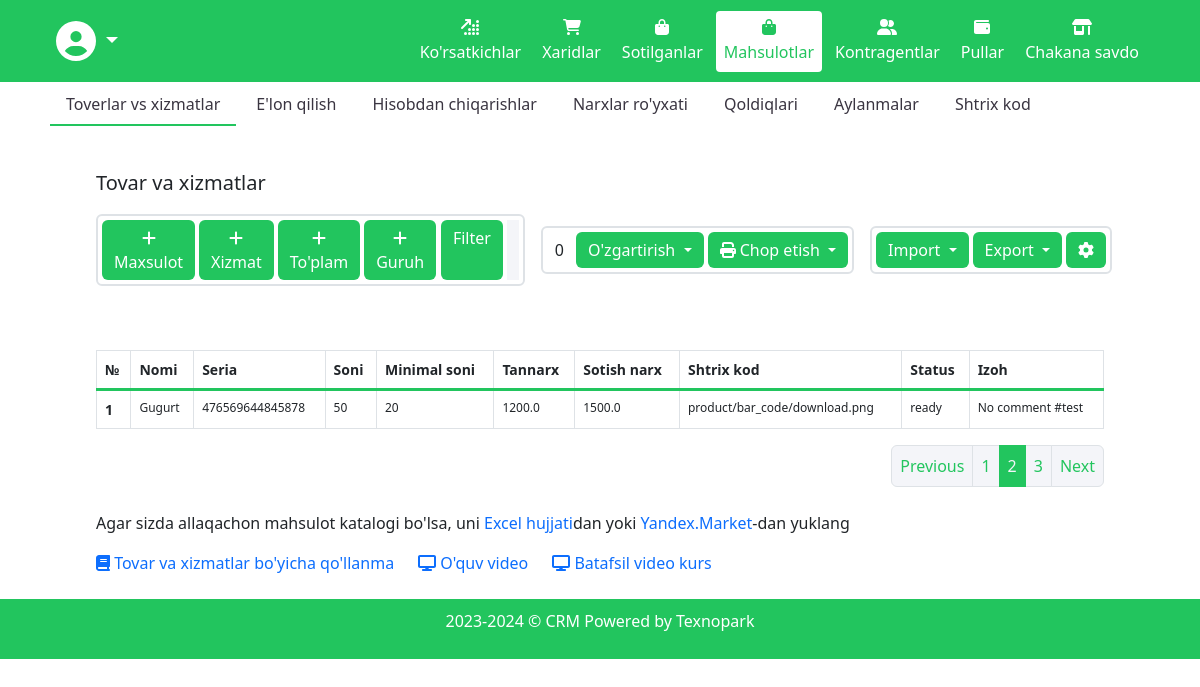
The app's page /products/ (signed in) with its own data.
### product/models.py (models this page shows, shortened)
class Product(models.Model):
    title = models.CharField(max_length=150)
    slug = models.SlugField(max_length=150)
    series = models.IntegerField(blank=True, null=True)
    count = models.IntegerField(blank=True, null=True)
    term = models.DateField(auto_now_add=True)
    entry_price = models.FloatField(blank=True, null=True)
    sale_price = models.FloatField(blank=True, null=True)
    bar_code = models.ImageField(upload_to='product/bar_code/')
    min_count = models.IntegerField(blank=True, null=True)
    commentary = models.TextField(blank=True, null=True)
    status = models.CharField(choices=STATUS, max_length=50, blank=True)
    category = models.ForeignKey(
        Category, on_delete=models.PROTECT, related_name='pr_category')
    subcategory = models.ForeignKey(
        Subcategory, on_delete=models.PROTECT, related_name='pr_subcategory')
    brand = models.ForeignKey(
        Brand, on_delete=models.PROTECT, related_name='pr_branch')
    measure = models.ForeignKey(
        Measure, on_delete=models.PROTECT, related_name='pr_measure')

### product/views.py (the view)
# urls.py: path('products/', views.ProductsView.as_view(), name='products'),
class ProductsView(ListView):
    model = Product
    template_name = 'products.html'

### accounts/models.py (called while the page is built)
    def get_full_name(self):
        if self.first_name and self.last_name:
            return f"{self.first_name} {self.last_name}"
        else:
            return f"{self.username}"

### templates/products.html (shortened to what this page needs)
{% extends "base.html" %} {% load static %}  {% block content %}
<div class="container-fluid px-2 px-md-5">
  <ul class="nav nav-pills mb-3" id="pills-tab" role="tablist">
    <li class="nav-item" role="presentation">
      <button class="nav-link active" id="products-first-page" data-bs-toggle="pill" data-bs-target="#products-first"
        type="button" role="tab" aria-controls="products-first" aria-selected="true">
        Toverlar vs xizmatlar
      </button>
    </li>
    <li class="nav-item" role="presentation">
      <button class="nav-link" id="products-second-page" data-bs-toggle="pill" data-bs-target="#products-second"
        type="button" role="tab" aria-controls="products-second" aria-selected="false">
        E'lon qilish
      </button>
    </li>
    <li class="nav-item" role="presentation">
      <button class="nav-link" id="products-thirth-page" data-bs-toggle="pill" data-bs-target="#products-thirth"
        type="button" role="tab" aria-controls="products-thirth" aria-selected="false">
        Hisobdan chiqarishlar
      </button>
    </li>
    <li class="nav-item" role="presentation">
      <button class="nav-link" id="products-seventh-page" data-bs-toggle="pill" data-bs-target="#products-seventh"
        type="button" role="tab" aria-controls="products-seventh" aria-selected="false">
        Narxlar ro'yxati
      </button>
    </li>
    <li class="nav-item" role="presentation">
      <button class="nav-link" id="products-eighth-page" data-bs-toggle="pill" data-bs-target="#products-eighth"
        type="button" role="tab" aria-controls="products-eighth" aria-selected="true">
        Qoldiqlari
      </button>
    </li>
    <li class="nav-item" role="presentation">
      <button class="nav-link" id="products-ninth-page" data-bs-toggle="pill" data-bs-target="#products-ninth"
        type="button" role="tab" aria-controls="products-ninth" aria-selected="false">
        Aylanmalar
      </button>
    </li>
    <li class="nav-item" role="presentation">
      <button class="nav-link" id="products-tenth-page" data-bs-toggle="pill" data-bs-target="#products-tenth"
        type="button" role="tab" aria-controls="products-tenth" aria-selected="false">
        Shtrix kod
      </button>
    </li>
  </ul>
  <div class="container-fluid px-2 px-md-5 py-4">
    <div class="tab-content" id="pills-tabContent">
      <div class="tab-pane fade show active" id="products-first" role="tabpanel" aria-labelledby="products-first-page">
        <div class="orders_and_products">
          <section class="first">
            <p class="title">Tovar va xizmatlar</p>
            <div class="functions-group">
              <div class="border border-2 rounded p-1">
                <div class="d-flex gap-1">
                  <a class="btn btn-primary" href="{% url 'product:add' %}"><i class="fa-solid fa-plus"></i> Maxsulot</a>
                  <a class="btn btn-primary" href="../forms/forms.html"><i class="fa-solid fa-plus"></i> Xizmat</a>
                  <a class="btn btn-primary" href="../forms/forms.html"><i class="fa-solid fa-plus"></i> To'plam</a>
                  <a class="btn btn-primary" href="../forms/forms.html"><i class="fa-solid fa-plus"></i> Guruh</a>
                </div>
                <div class="d-flex gap-1">
                  <a class="btn btn-success filter">Filter</a>
                  <input type="text" placeholder="Nom, kod yoki artikul" />
                </div>
              </div>
              <div class="border border-2 rounded p-1 d-flex gap-1">
                <div class="number_of_s px-2 d-flex align-items-center">0</div>
                <div class="dropdown">
                  <a class="btn btn-secondary dropdown-toggle" href="#" role="button" id="dropdownMenuLink"
                    data-bs-toggle="dropdown" aria-expanded="false">
                    O'zgartirish
                  </a>
                </div>
                <div class="dropdown">
                  <a class="btn btn-secondary dropdown-toggle" href="#" role="button" id="dropdownMenuLink"
                    data-bs-toggle="dropdown" aria-expanded="false">
                    <i class="fa-solid fa-print"></i> Chop etish
                  </a>
                </div>
              </div>
              <div class="border border-2 rounded p-1 d-flex gap-1">
                <div class="dropdown">
                  <a class="btn btn-secondary dropdown-toggle" href="#" role="button" id="dropdownMenuLink"
                    data-bs-toggle="dropdown" aria-expanded="false">
                    Import
                  </a>
                </div>
                <div class="dropdown">
                  <a class="btn btn-secondary dropdown-toggle" href="#" role="button" id="dropdownMenuLink"
                    data-bs-toggle="dropdown" aria-expanded="false">
                    Export
                  </a>
                </div>
                <a class="btn btn-primary"><i class="fa-solid fa-gear"></i></a>
              </div>
            </div>
          </section>
          <section class="second-order mt-5">
            <p class="h2 fw-bold">
            <div class="table mt-4 products_table">
              <div class="table-responsive pt-3">
                <table class="table table-bordered overflow-scroll">
                  <thead>
                    <tr>
                      <th scope="col">№</th>
                      <th scope="col">Nomi</th>
                      <th scope="col">Seria</th>
                      <th scope="col">Soni</th>
                      <th scope="col">Minimal soni</th>
                      <th scope="col">Tannarx</th>
                      <th scope="col">Sotish narx</th>
                      <th scope="col">Shtrix kod</th>
                      <th scope="col">Status</th>
                      <th scope="col">Izoh</th>
                    </tr>
                  </thead>
                  <tbody>
                    {% for item in object_list %}
                    <tr>
                      <th scope="row">{{item.id}}</th>
                      <td>{{item.title}}</td>
                      <td>{{item.series}}</td>
                      <td>{{item.count}}</td>
                      <td>{{item.min_count}}</td>
                      <td>{{item.entry_price}}</td>
                      <td>{{item.sale_price}}</td>
                      <td>{{item.bar_code}}</td>
                      <td>{{item.status}}</td>
                      <td>{{item.commentary}}</td>
                    </tr>
                    {% endfor %}
                  </tbody>
                </table>
              </div>
              <ul class="pagination justify-content-end">
                <li class="page-item">
                  <a class="page-link" href="#" tabindex="-1">Previous</a>
                </li>
                <li class="page-item"><a class="page-link" href="#">1</a></li>
                <li class="page-item active disabled">
                  <a class="page-link" href="#">2</a>
                </li>
                <li class="page-item"><a class="page-link" href="#">3</a></li>
                <li class="page-item">
                  <a class="page-link" href="#">Next</a>
                </li>
              </ul>
            </div>
            </p>
            <p class="mt-4">
              Agar sizda allaqachon mahsulot katalogi bo'lsa, uni
              <a href="#" class="text-decoration-none">Excel hujjati</a>dan yoki
              <a href="#" class="text-decoration-none">Yandex.Market</a>-dan
              yuklang
            </p>
            <div class="teaching-links">
              <a href="#" class="text-decoration-none"><i class="fa-solid fa-book"></i> Tovar va xizmatlar bo'yicha
                qo'llanma</a>
              <a href="#" class="text-decoration-none"><i class="fa-solid fa-display"></i> O'quv video</a>
              <a href="#" class="text-decoration-none"><i class="fa-solid fa-display"></i> Batafsil video kurs</a>
            </div>
          </section>
        </div>
      </div>
    </div>
  </div>
</div>
{% endblock content %}

### staticfiles/assets/main-css/root.css (style rules this page uses)
:root { --color-white: #fff; --color-main: #22C55E; --color-gray: #F4F5F9; --gradient-main: linear-gradient(90deg, #c2a1fd 0%, #9154fd 100%); --text: #3a3541; --text-light: #89868d; --text-disable: #b4b2b7; --bg-neutral: #ffffff; --bg-main: #f4f5f9; --bg-second: #e7e7f4; --color-border: #e6e6e6; --size-d-l: 32px; --size-d-m: 30px; --size-d-s: 28px; --size-h-l: 26px; --size-h-m: 24px; --size-h-s: 22px; --size-t-l: 20px; --size-t-m: 18px; --size-t-s: 16px; --size-b-l: 16px; --size-b-m: 14px; --size-b-s: 12px; }

### staticfiles/assets/main-css/main.css (style rules this page uses)
body { max-height: 100vh; }
input, button { font-family: "Secondary"; }
.container-fluid .nav-pills .nav-item button:hover, .container-fluid .nav-pills .nav-item button.active { border-bottom: var(--color-main) 2px solid; }
table tbody { border-top: 3px solid var(--color-main); }
.table-responsive table tr th { font-size : var(--size-b-m); white-space: nowrap; }
.table-responsive tbody tr td { font-size: var(--size-b-s); word-wrap: break-word; }
.title { font-weight : 500; font-size : var(--size-t-l); }
a.filter { background-color: var(--color-main) !important; color : var(--color-white); }
.nav-pills .nav-item button { border-radius: 0; color : var(--text); margin : 2px; }
.nav-pills .nav-item button.active { color : var(--text); background-color: var(--color-white); border-bottom : 2px solid var(--color-main); }
.pagination .page-item .page-link { background: var(--color-gray); box-shadow: none; color : var(--color-main); }
.pagination .page-item.active .page-link { box-shadow: none; border : 1px solid var(--color-main); background: var(--color-main); color : var(--color-gray); cursor : not-allowed; }
.products_table { margin-bottom: 0 !important; }

### staticfiles/css/orders_and_services.css (style rules this page uses)
.functions-group { display: flex; align-items: center; gap: 1rem; }
.functions-group .border { border-color: var(--color-border); display: flex; gap: 0.3rem; }
.functions-group a.btn { background-color: var(--color-main); border: none; outline: none; }
.functions-group input { border: none; outline: none; background-color: var(--bg-main); padding: 6px; width: 100%; }
.second-order .teaching-links { display: flex; gap: 1.5rem; }

### staticfiles/css/indicators.css (style rules this page uses)
table tbody { border-top: 3px solid var(--color-main); }

### records on screen
Product: id "1", title "Gugurt", series "476569644845878", count "50", min_count "20", entry_price "1200.0", sale_price "1500.0", bar_code "product/bar_code/download.png", status "ready", commentary "No comment #test"
